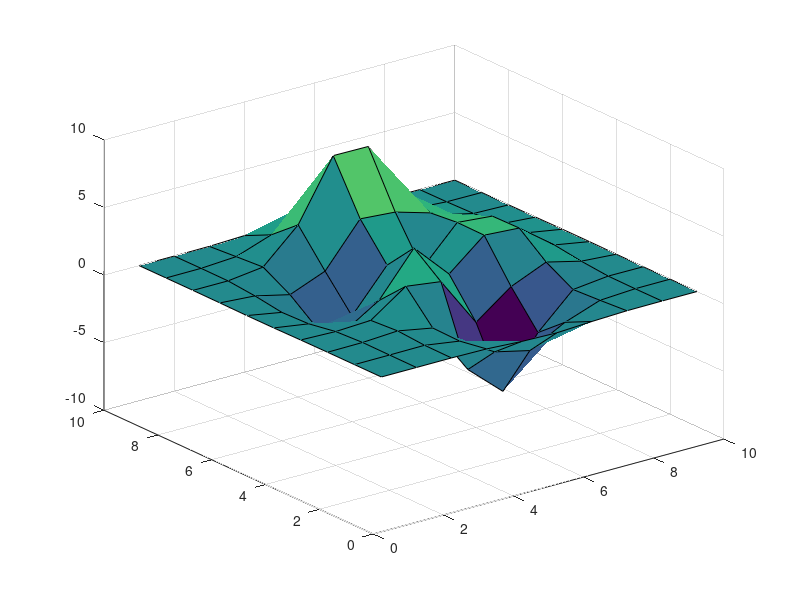

This figure's MATLAB source: (Note: this script raises an error after producing the figure.)
%% test_spherescreen
% Tests of the spherescreen function (figures off).
%--------------------------------------------------------------------------
set(0, 'DefaultFigureVisible', 'off')

%% Default: no colorbar
figure; surf(peaks(10));
spherescreen;
assert(max(abs(get(gcf, 'Position') - [360, 41.6667, 533.6667, 599.3333])) < 1e-3)

%% With a colorbar
figure; surf(peaks(10));
spherescreen(1);
assert(max(abs(get(gcf, 'Position') - [250, 41.6667, 600, 600])) < 1e-3)
close all
